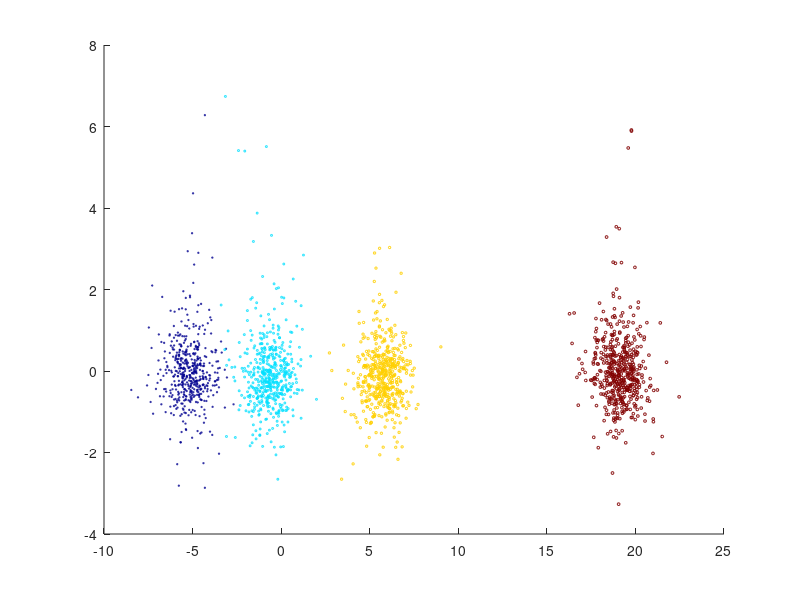

Recreate this plot in MATLAB. (Note: this script raises an error after producing the figure.)
%% GMM active learning demo
clearvars; close all; clc;
addpath('funcs')

% load the demo data
load('demo_data.mat');
% plot
figure(1); colormap('jet');
scatter(D(:,1), D(:,2), D(:,end),D(:,end));
% xlim([-10,25]);ylim([-10,10]);zlim([-10,10])

%% Visualise uncertainty sampling

% split into labelled/unlabelled data
N = size(D,1);
[l_idx] = randperm(N, floor(.5*N));
D_l = D(l_idx, :); % labelled data
D_u = D(setdiff(1:N,l_idx), :); % unlabelled data

x = D_l(:,1:end-1); y = D_l(:,end); % observations and labels
x_u = D_u(:,1:end-1); % unlabelled data

% train / predict GMM
[mu_n, k_n, v_n, S_n, lamda, SigMAP, muMAP] = BCMG_train(x, y);
[y_pred, py_xD, px_yD, py_D, px_D] = BCMG_predict(x_u, mu_n, k_n, v_n, S_n, lamda);

% select uncertain data given the current model
[q_idx] = uncertain_sample(py_xD, px_D, x_u, size(x_u,1), 50);
% plot
f2 = figure(2);colormap('jet');
scatter(x(:,1), x(:,2), 50, y, '.'); % labelled data
hold on
scatter(x_u(:,1), x_u(:,2),50,'k.') % unlabelled data
plot_clusters(muMAP, SigMAP)
% uncertain queries
scatter(x_u(q_idx,1), x_u(q_idx,2), 20, 'ro', 'LineWidth', 2); hold off;

% print(f2, 'images/toy_data_queries.png', '-dpng', '-r300');

%% Tests with streaming data

clearvars -except D;

rep = 50; % test repeats
f1rs = []; % f1 metric for passive learning (random sampling)
f1al = []; % f1 metric for active learning (uncertainty sampling)

B = 10; % batch size

% *** qn => number of queries per batch 
% (used to define the query budget: total queries = qn * N/B)
qn = 2;

for i = 1:rep    
    % indices for ordered training - test split
    test_frac = 1/2;
    [av_idx, test_idx] = ordered_test_train(D, test_frac);
    D_av = D(av_idx, :); % available data to be sampled from
    D_test = D(test_idx, :);   
    % tests
    [rs, al] = tests(D_av, D_test, B, qn);
    f1rs = [f1rs; rs];
    f1al = [f1al; al];
    disp(i)
end

%% Plot
f3 = figure(3);
e1 = errorbar(1:size(f1al,2), mean(f1al), std(f1al), 'Marker', '.', 'LineStyle', '-');
e1.CapSize = 5;
e1.MarkerSize = 5;
hold on
e2 = errorbar(1:size(f1rs,2), mean(f1rs), std(f1rs), 'Marker', 'x', 'LineStyle', '--');
e2.CapSize = 1; e2.CapSize = 1;
e2.MarkerSize = 5;
hold off
ylabel('f1-score'); xlabel('batch number');
xlim([1 size(f1rs,2)])
legend([e1, e2], {'active learning', 'random sample'},'box', 'off', 'Location', 'SouthEast')
ylim([0.78 1.01]);
xlabel('batch number'); ylabel('f1 score');
title(sprintf('%1.1f %% labelled data',1/(B/qn)*100));
% print(f3, sprintf('images/%1.1f%%_labelled.png',1/(B/qn)*100), '-dpng', '-r300');
